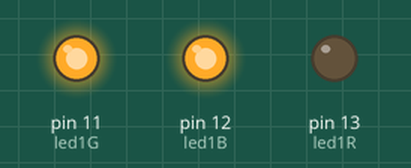
The sketch below on a simulated Arduino Uno, built with avr-gcc and run on an emulated ATmega328P. Shown: output pins drawn as LEDs (lit = HIGH).

Above: at 0.5 s.
At 1.5 s:
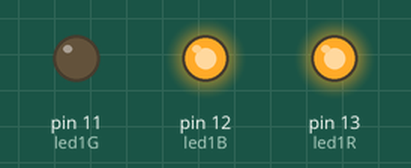
At 5.5 s:
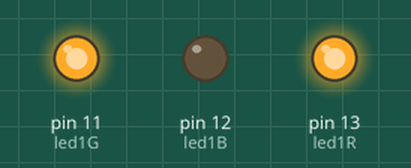
Timing chart, 0 to 6.9 s (numbered marks = the images above):
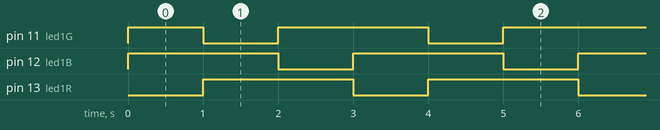

Measured:
- by itself, pin 11 (led1G): repeats every 3.0 s: LOW 1.0 s, HIGH 2.0 s
- by itself, pin 12 (led1B), pin 13 (led1R): alternates HIGH for 2.0 s and LOW for 1.0 s
- by itself, everything shown: repeats every 3.0 s, in 3 steps

The sketch:

rgb-easy.ino
```cpp
int led1R = 13;
int led1G = 11;
int led1B = 12;


void setup() {
  pinMode(led1R, OUTPUT);
  pinMode(led1G, OUTPUT);
  pinMode(led1B, OUTPUT);


}

void loop() {

  digitalWrite(led1R, LOW);
  digitalWrite(led1G, HIGH);
  digitalWrite(led1B, HIGH);
  delay(1000);
  digitalWrite(led1R, HIGH);
  digitalWrite(led1G, LOW);
  digitalWrite(led1B, HIGH);
  delay(1000);
  digitalWrite(led1R, HIGH);
  digitalWrite(led1G, HIGH);
  digitalWrite(led1B, LOW);
  delay(1000);
}
```
